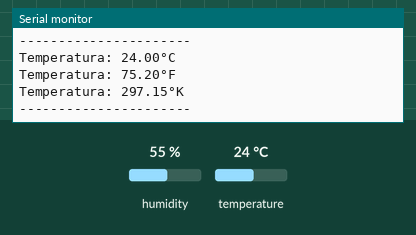
Simulated run of this sketch. Board: ESP8266 (NodeMCU). Shown: the last lines printed to the serial monitor. Inputs (shaded band) come from the test bench; at power-on: temperature 24 °C, humidity 55 %.

Above: at 4.8 s.
4.9 s: temperature set to 12 °C
At 6.5 s:
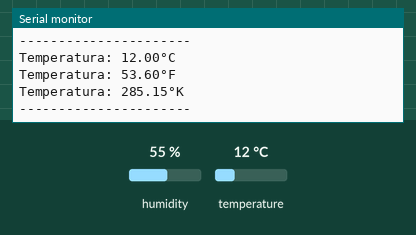
7.9 s: temperature set to 19 °C
At 9.0 s:
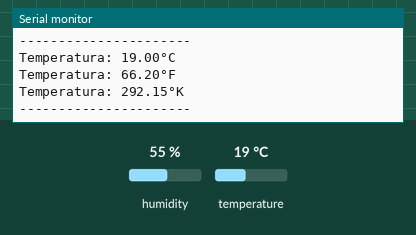
Timing chart, 0 to 10.9 s (numbered marks = the images above; inputs shaded):
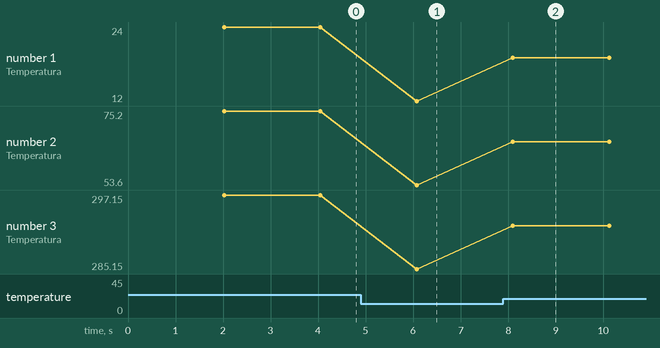

Measured:
- after the input at 4.9 s, the serial monitor: prints a new line after 1.2 s (image 1)
- after the input at 7.9 s, the serial monitor: prints a new line after 0.20 s (image 2)
- plotted number 1: 24 → 12 after the input at 4.9 s, 12 → 19 after the input at 7.9 s
- plotted number 2: 75.2 → 53.6 after the input at 4.9 s, 53.6 → 66.2 after the input at 7.9 s
- plotted number 3: 297.15 → 285.15 after the input at 4.9 s, 285.15 → 292.15 after the input at 7.9 s

The sketch:

segundo_dht11.ino
```cpp
#include <DHT.h>

DHT dht(D2, DHT11);

float f = 0.0;
float k = 0.0;

void setup() {
  Serial.begin(115200);
  Serial.println("Prueba del sensor DHT11");
  dht.begin();
}

void loop() {
  delay(2000);

  float t = dht.readTemperature();

  f = (t * 9/5) + 32;
  k =  t + 273.15;

  if (isnan(t)) {
    Serial.println("Falla al leer el sensor DHT11!");
    return;
  }

  // IMPRIMIR RESULTADO
  Serial.print("Temperatura: ");
  Serial.print(t);
  Serial.println("°C");
  Serial.print("Temperatura: ");
  Serial.print(f);
  Serial.println("°F");
  Serial.print("Temperatura: ");
  Serial.print(k);
  Serial.println("°K");
  Serial.println("----------------------");

}
```
